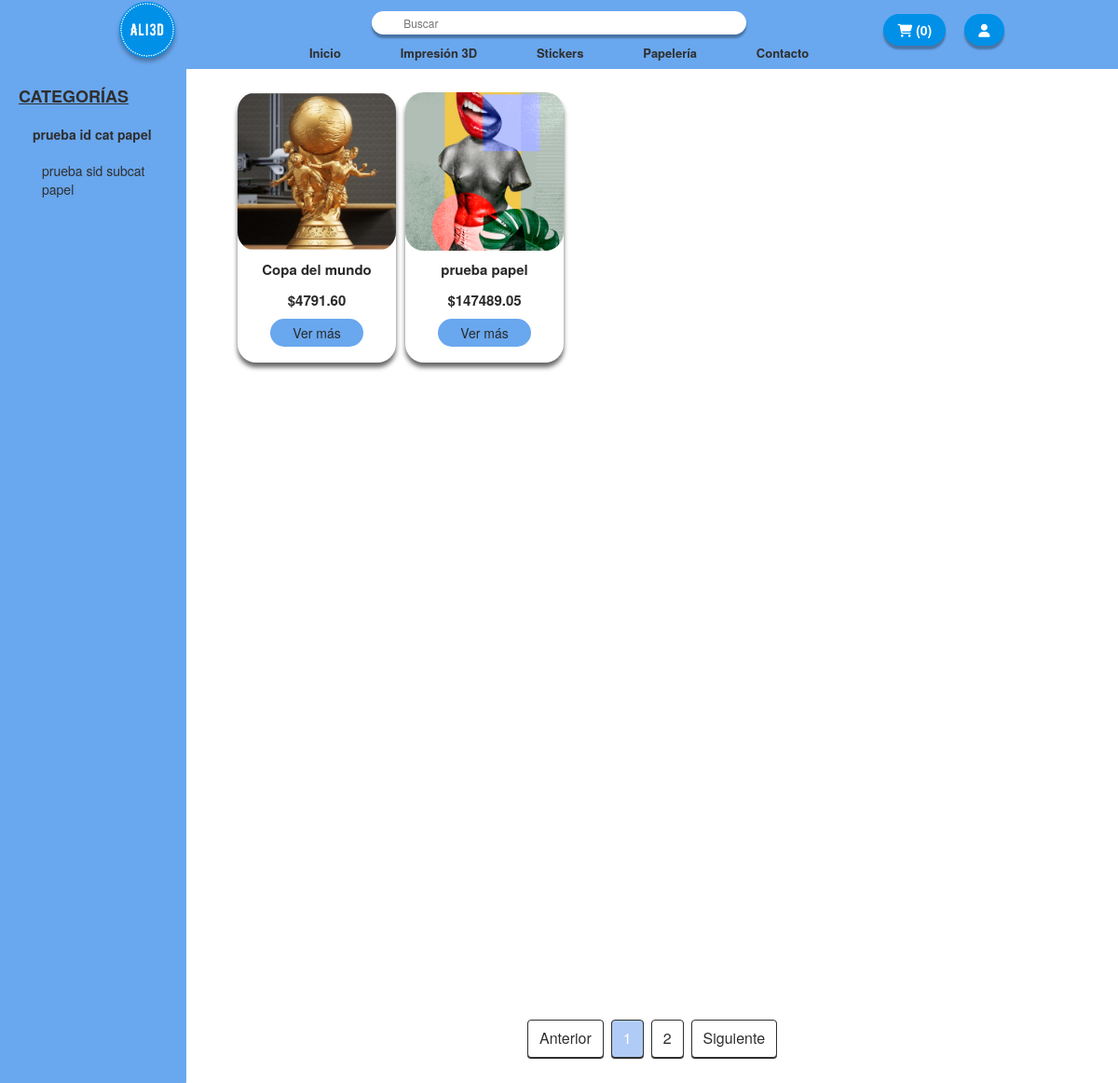
Screenshot of /app/tienda_papel.php?is_3d=3 with the database file from the repository.
### tables this page shows
CREATE TABLE `categorias_papel` (
  `id_cat_papel` int(11) NOT NULL,
  `nombre_cat_papel` varchar(50) NOT NULL
);

CREATE TABLE `subcategorias_papel` (
  `id_subcat_papel` int(11) NOT NULL,
  `nombre_subcat_papel` varchar(50) NOT NULL,
  `id_cat_papel` int(11) NOT NULL
);

CREATE TABLE `productos` (
  `id` int(11) NOT NULL,
  `nombre` varchar(255) DEFAULT NULL,
  `descripcion` text DEFAULT NULL,
  `precio` decimal(10,2) DEFAULT NULL,
  `id_categoria` int(4) DEFAULT NULL,
  `id_subcategoria` int(4) NOT NULL,
  `stock` int(4) NOT NULL,
  `popular` int(11) NOT NULL DEFAULT 0,
  `imagen` varchar(255) DEFAULT NULL,
  `imagen2` text NOT NULL,
  `imagen3` text NOT NULL,
  `imagen4` text NOT NULL,
  `is_3d` int(1) NOT NULL,
  `precio_ant` decimal(10,2) NOT NULL
);

### app/tienda_papel.php (the view, shortened to what this page needs)
<?php
require('funciones.php');
?>
<!DOCTYPE html>
<html lang="es">
<head>
  <link rel="stylesheet" href="https://maxcdn.bootstrapcdn.com/bootstrap/3.4.1/css/bootstrap.min.css">
  <link rel="stylesheet" href="../estilos/estilo_navbar.css">
  <link rel="stylesheet" href="../estilos/estilo_tienda.css">
  <link rel="stylesheet" href="../estilos/estilo_productos_card.css">
</head>
<body>
  <?php
    include('navbar.php');
  ?>
  <section id="page">
    <div id="menu" class="col-md-2">
    <div class="list-group">
      <h4>CATEGORÍAS</h4>
      <?php
        $is_3d = isset($_GET['is_3d']) ? $_GET['is_3d'] : '';
        $query_categorias = "SELECT id_cat_papel, nombre_cat_papel FROM categorias_papel";
        $result_categorias = mysqli_query($conexion, $query_categorias);
        while ($categoria = mysqli_fetch_assoc($result_categorias)) {
            $enlace_categoria = "tienda_papel.php?categoria=" . $categoria['id_cat_papel'];
            $enlace_categoria .= ($is_3d !== '') ? "&is_3d=$is_3d" : '';
            echo '<a href="' . $enlace_categoria . '" class="list-group-item" id="main-category">' . $categoria['nombre_cat_papel'] . '</a>';
            $query_subcategorias = "SELECT id_subcat_papel, nombre_subcat_papel FROM subcategorias_papel WHERE id_cat_papel=" . $categoria['id_cat_papel'];
            $result_subcategorias = mysqli_query($conexion, $query_subcategorias);
            while ($subcategoria = mysqli_fetch_assoc($result_subcategorias)) {
                $enlace_subcategoria = "tienda_papel.php?categoria=" . $categoria['id_cat_papel'] . '&subcategoria=' . $subcategoria['id_subcat_papel'];
                $enlace_subcategoria .= ($is_3d !== '') ? "&is_3d=$is_3d" : '';
                echo '<a href="' . $enlace_subcategoria . '" class="list-group-item" id="sub-category">' . $subcategoria['nombre_subcat_papel'] . '</a>';
            }
        }
      ?>
    </div>
  </div>
  <section id="seccion-productos">
    <div class="productos">
      <ul class="productos-list">
          <?php
            $is_3d = isset($_GET['is_3d']) ? $_GET['is_3d'] : '';
            $productosArray = [];
            while ($producto = mysqli_fetch_array($resultado)) {
                $productosArray[] = $producto;
            }
            if ($is_3d !== '') {
                $productosFiltrados = array_filter($productosArray, function($producto) use ($is_3d) {
                    return $producto['is_3d'] == $is_3d;
                });
            } else {
                $productosFiltrados = $productosArray;
            }
            $productos_por_pagina = 15;
            if (isset($_GET['pagina'])) {
                $pagina_actual = intval($_GET['pagina']);
            } else {
                $pagina_actual = 1;
            }
            $offset = ($pagina_actual - 1) * $productos_por_pagina;
            $productosMostrar = array_slice($productosFiltrados, $offset, $productos_por_pagina);
            foreach ($productosMostrar as $producto) {
              echo "<div class='card'><a href='producto.php?id=" . $producto['id'] . "'>";
              echo "<div class='card-img'><img class='card-img' src='" . $producto['imagen'] . "' alt='" . $producto['nombre'] . "'></div>";
              echo "<div class='card-info'>";
              echo "<p class='text-title'>" . $producto['nombre'] . "</p>";
              echo "</div>";
              echo "<div class='card-footer'>";
              echo "<span class='text-title current-price'>$" . $producto['precio'] . "</span></a>";
              echo "<a href='producto.php?id=" . $producto['id'] . "'><div class='card-button'> Ver más";
              echo "</div></a>";
              echo "</div></div>";
            }
          ?>
  </section>
  <div class="pagination">
    <?php
      $is_3d = isset($_GET['is_3d']) ? $_GET['is_3d'] : '';
      if (isset($_GET['pagina'])) {
          $pagina_actual = intval($_GET['pagina']);
      } else {
          $pagina_actual = 1;
      }
      $query_total = "SELECT COUNT(*) as total FROM productos";
      $resultado_total = mysqli_query($conexion, $query_total);
      $fila_total = mysqli_fetch_assoc($resultado_total);
      $total_productos = $fila_total['total'];
      $total_paginas = ceil($total_productos / $productos_por_pagina);
      $pagina_anterior = $pagina_actual - 1;
      $enlace_anterior = ($pagina_anterior > 1) ? "tienda_papel.php?pagina=$pagina_anterior&is_3d=$is_3d" : "tienda_papel.php?pagina=1&is_3d=$is_3d";
      echo "<a href='$enlace_anterior'>Anterior</a>";
      for ($i = 1; $i <= $total_paginas; $i++) {
          $enlace_pagina = "tienda_papel.php?pagina=$i&is_3d=$is_3d";
          if ($i == $pagina_actual) {
              echo "<span class='current'>$i</span>";
          } else {
              echo "<a href='$enlace_pagina'>$i</a>";
          }
      }
      $pagina_siguiente = $pagina_actual + 1;
      $enlace_siguiente = ($pagina_siguiente <= $total_paginas) ? "tienda_papel.php?pagina=$pagina_siguiente&is_3d=$is_3d" : "tienda_papel.php?pagina=$total_paginas&is_3d=$is_3d";
      echo "<a href='$enlace_siguiente'>Siguiente</a>";
    ?>
</div>
  </section>
  </body>
</html>

### estilos/estilo_navbar.css (style rules this page uses)
:root { --azul_1: #0090E8; --azul_2: #69A7EE; --azul_3: #B0CCF6; --azul_4: #ECF2FD; --negro1: #000000; --negro: #2F2F2F; --blanco: #FFFFFF; }

### estilos/estilo_tienda.css (style rules this page uses)
:root { --azul_1: #0090E8; --azul_2: #69A7EE; --azul_3: #B0CCF6; --azul_4: #ECF2FD; --negro1: #000000; --negro: #2F2F2F; --blanco: #FFFFFF; }
body { background-repeat: repeat; font-size: 62.5%; background-color: var(--blanco); }
#page { padding-top: 7.4rem; }
.col-md-2 { background-color: var(--azul_2); color: var(--negro); padding-top: 1rem; padding-left: 2rem; border-top-right-radius: 0px; border-bottom-right-radius: 1.5rem; height: 110rem; overflow: hidden; overflow-y: scroll; }
.list-group-item { border: 0; padding: 1rem 1.5rem; background-color: transparent; font-size: 1.4rem; text-decoration: none; transition: background-color 0.2s ease; }
.list-group h4 { color: var(--negro); text-decoration: underline; font-weight: bold; }
#main-category { color: var(--negro); font-weight: bold; }
#sub-category { color: var(--negro); padding-left: 2.5rem; }
#seccion-productos { height: content; }
.productos { width: auto; height: 100rem; display: flex; justify-content: center; }
.productos-list { width: 90%; list-style-type: none; margin-top: 2rem; padding: 0; display: grid; grid-template-columns: repeat(5, 1fr); grid-template-rows: repeat(5, 1fr); grid-column-gap: 0px; grid-row-gap: 0.5rem; }
.pagination { display: flex; justify-content: center; margin-top: 2rem; font-size: 1.6rem; }
.pagination a { color: var(--negro); text-decoration: none; padding: 0.8rem 1.2rem; margin: 0 0.4rem; box-shadow: 0rem 0.1rem 0rem var(--negro); border: 1px solid var(--negro); border-radius: 0.4rem; background-color: var(--blanco); }
.pagination .current { background-color: var(--azul_3); color: var(--blanco); padding: 0.8rem 1.2rem; margin: 0 0.4rem; border-radius: 0.4rem; box-shadow: 0rem 0.1rem 0rem var(--negro); border: 1px solid var(--negro); }

### estilos/estilo_productos_card.css (style rules this page uses)
:root { --azul_1: #0090E8; --azul_2: #69A7EE; --azul_3: #B0CCF6; --azul_4: #ECF2FD; --negro1: #000000; --negro: #2F2F2F; --negro2: #292929; --blanco: #FFFFFF; }
html { font-size: 62.5%; }
.card { width: 17rem; height: 29rem; padding: 1rem; background: #ffffff; position: relative; overflow: visible; box-shadow: 0px 5px 5px rgba(0, 0, 0, 0.6); margin: 0.5rem; border-radius: 2rem; }
.card-img { background-color: transparent; height: 17rem; width: 17rem; margin: -0.5rem 0 0 -0.5rem; border-radius: 2rem; transition: .3s ease; }
.card-info { padding-top: 5%; overflow: hidden; text-overflow: ellipsis; white-space: nowrap; display: flex; justify-content: center; align-items: center; color: var(--negro2); }
.card-footer { width: 100%; height: auto; display: flex; flex-direction: column; justify-content: space-between; align-items: center; padding-top: .8rem; }
.text-title { font-weight: bold; font-size: 1.5rem; line-height: 1.5rem; color: var(--negro2); }
.card-button { background-color: var(--azul_2); color: var(--negro2); width: 10rem; display: flex; padding: 0.5rem; cursor: pointer; border-radius: 1.5rem; transition: .3s ease-in-out; margin-top: 1.2rem; display: flex; justify-content: center; align-items: center; font-size: 1.4rem; }

### rows the page displays
categorias_papel: nombre_cat_papel "prueba id cat papel"
subcategorias_papel: nombre_subcat_papel "prueba sid subcat papel"
productos: imagen (picture), nombre "Copa del mundo", precio "4791.60"
productos: imagen (picture), nombre "prueba papel", precio "147489.05"

### other values shown
$cantidad_total "0"
